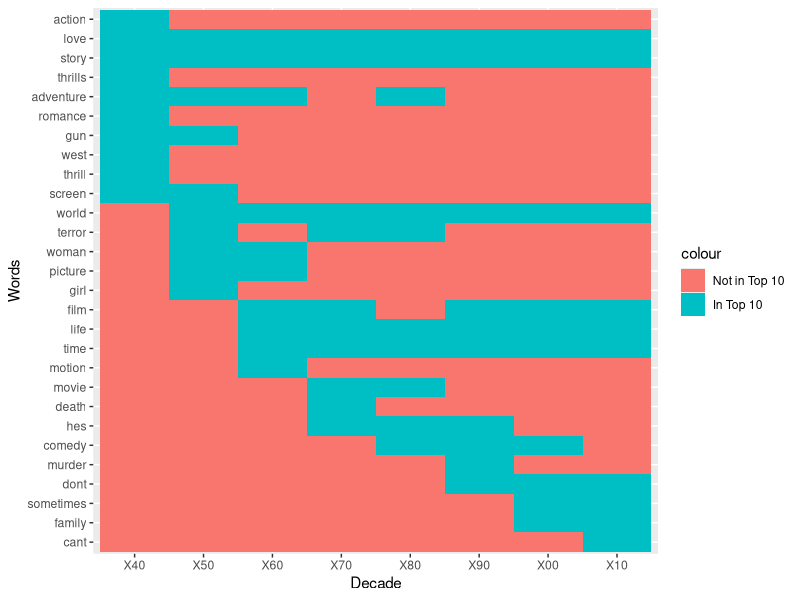
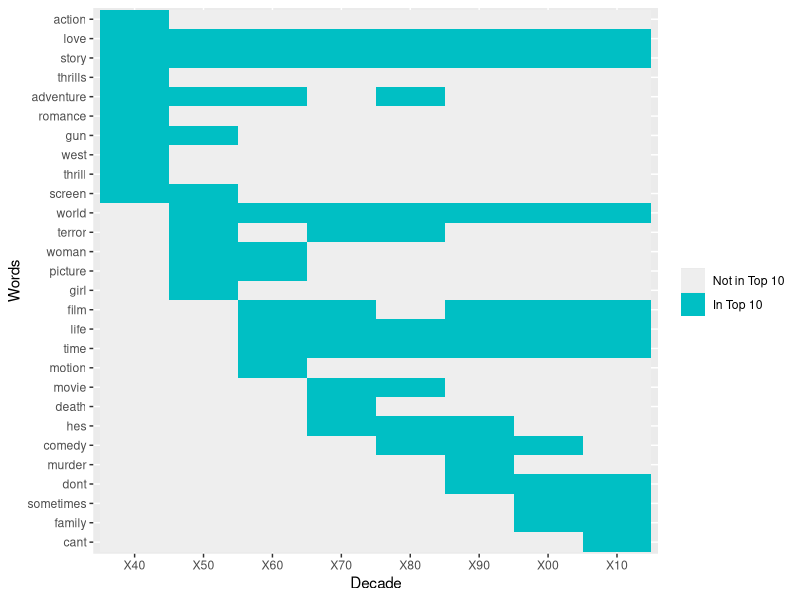

These figures' R source, in order:

require(reshape2)
require(ggplot2)
setwd('C:/etc/Projects/Data/_Complete/MovieTaglines')

df<-read.csv('out/topWordsMatrix.csv',stringsAsFactors=F,head=T)

m<-as.matrix(df[,2:9])
row.names(m)<-df[,1]

x1<-melt(t(m))
x1$Var2<-as.character(x1$Var2)

names(x1)=c("Decade","Words","colour")

x1$colour=factor(as.numeric(x1$colour>0.5)*2)

levels(x1$colour)=c("Not in Top 10","In Top 10")
x1$Words<-factor(x1$Words, levels=unique(rev(x1$Words)))
x1$Decade<-factor(x1$Decade, levels=unique(x1$Decade))

p<-qplot(Decade, Words, fill=colour, data=x1, geom='tile')
p
p+scale_fill_manual(name = "", values = c("#EEEEEE", "#00BFC4"))
